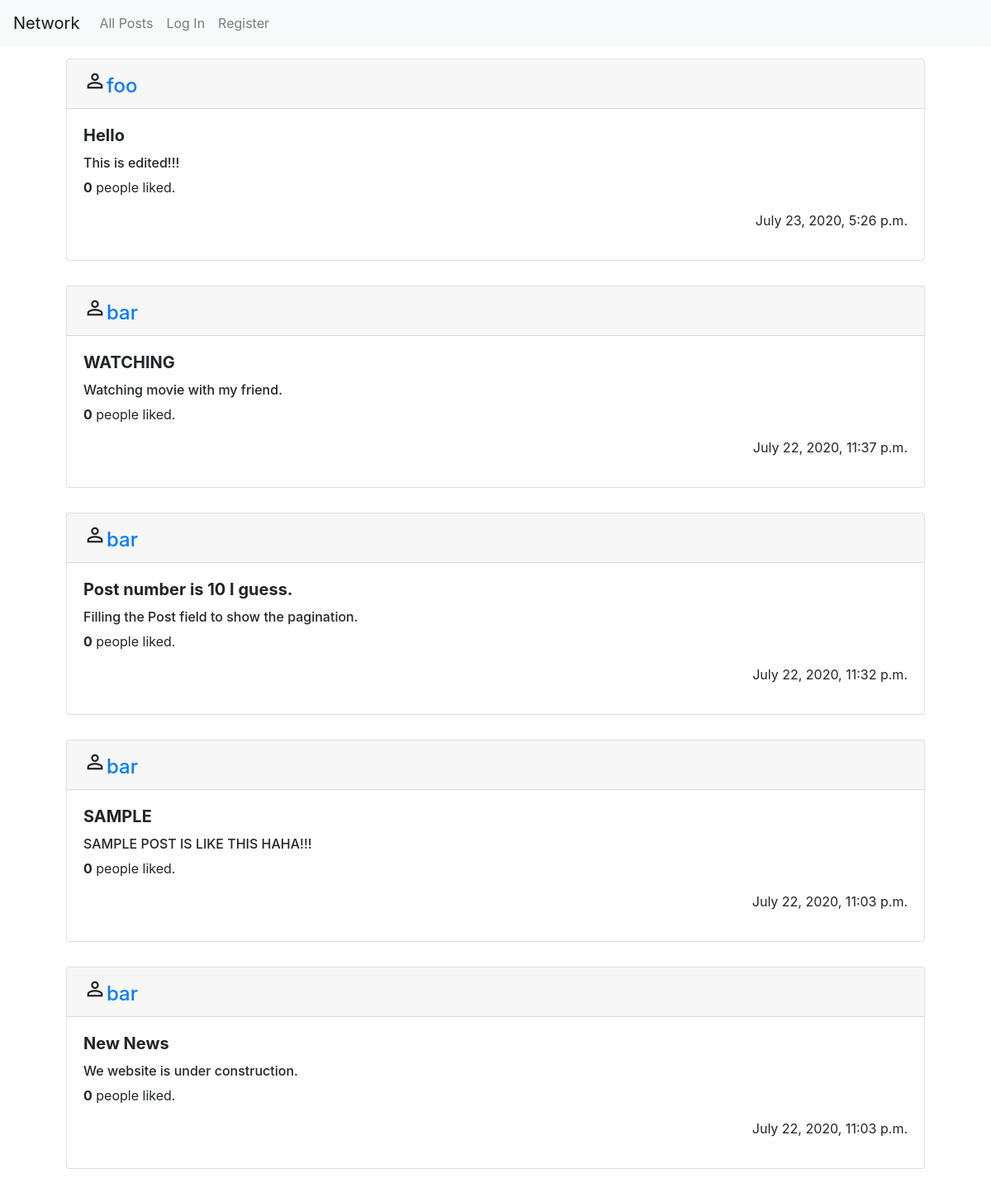
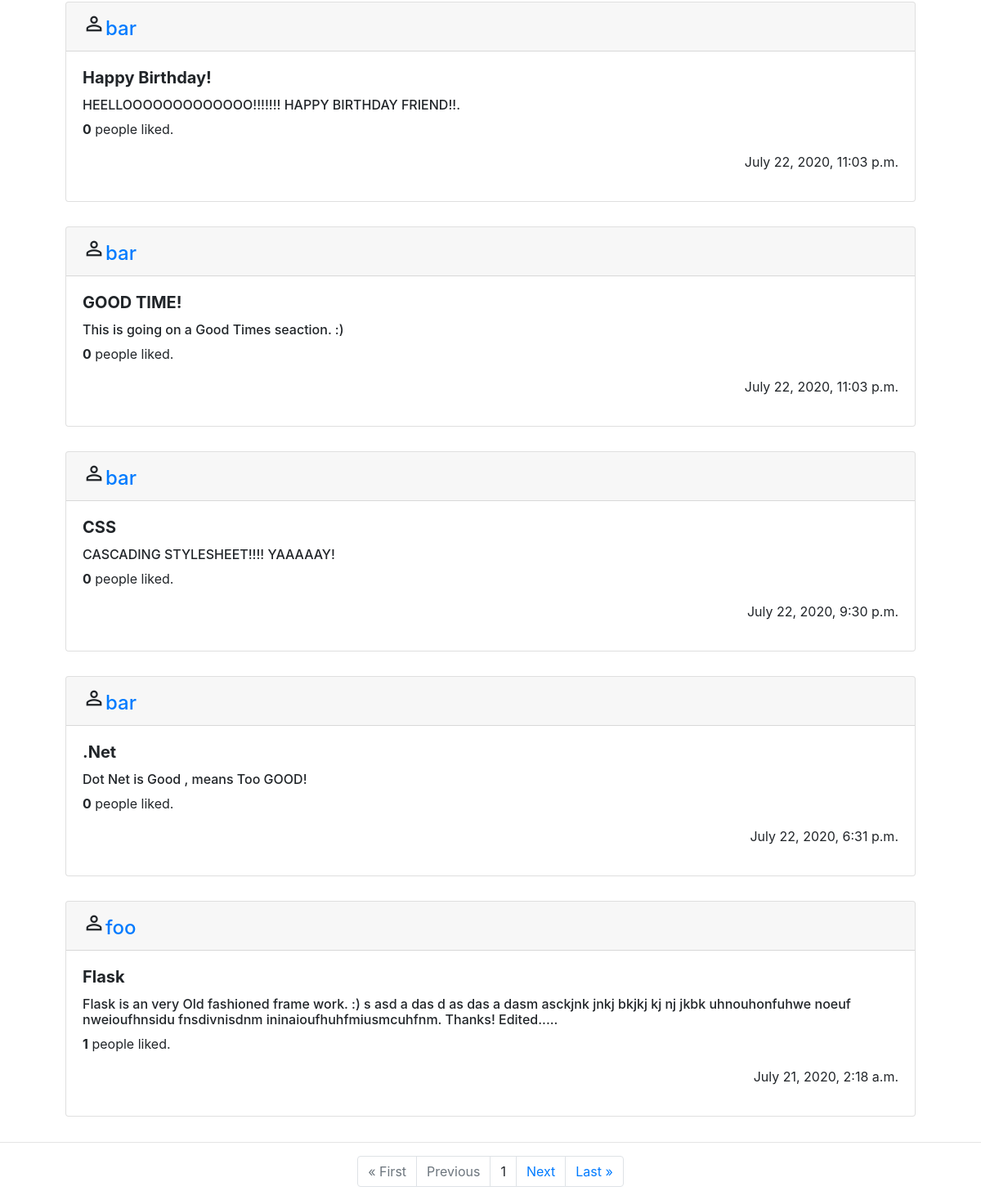
The page / on the database its author committed (2 pictures, top to bottom).
### network/models.py (models this page shows, shortened)
class Post(models.Model):
    user = models.ForeignKey(User,on_delete = models.CASCADE,related_name="creator")
    title = models.CharField(max_length = 500)
    post = models.TextField()
    liked = models.ManyToManyField(User,blank = True, default = None,related_name="likers")
    time = models.DateTimeField(default = datetime.now())

class User(AbstractUser):
    pass

### network/views.py (the view)
# urls.py: path("", views.index, name="index"),
def index(request):
    posts = Post.objects.all().order_by('-time')
    p = Paginator(posts, 10)
    pnumber = request.GET.get('page')
    obj = p.get_page(pnumber)
    return render(request, "network/index.html",{"obj": obj})

### network/templates/network/index.html (shortened to what this page needs)
{% extends "network/layout.html" %}
{% block body %}
  <div id="all-posts">
    {% for post in obj %}
    <div class="col d-flex justify-content-center">
    <div class="card" style="width: 65rem; margin: 15px 0px;">
    <h4 class="card-header"><span class="material-icons" style="font-size:28px;">perm_identity</span><a href="/profile/{{post.user.username}}">{{post.user.username}}</a></h4>
      <div class="card-body" style="border: 3px;">
            <h5 class="card-title"><strong>{{post.title}}</strong></h5>
            <h6 class="card-text">{{post.post}}</h6>
        {% if user.is_authenticated %}
          {% if request.user == post.user %}
            <a href="/edits/{{post.id}}" method="GET" id="edit" class="btn btn-dark" >Edit</a>
            <p><strong>{{post.liked.all.count}}</strong> people liked.</p>
          {% elif request.user in post.liked.all %}
             <a class="like" href="#" data-catid="{{ post.id }}" id="{{post.id}}" data-total="{{post.liked.all.count}}"  data-value="Unlike" value="submit"><i class="fa fa-thumbs-up" id="heart{{post.id}}" style="margin-right: 4px; color:blue;"></i><span id="liked{{post.id}}">{{post.liked.all.count}}</span></a>
          {% else %}
            <a class="like" href="#" data-catid="{{ post.id }}" id="{{post.id}}" data-total="{{post.liked.all.count}}"  data-value="Like" value="submit"><i class="fa fa-thumbs-up" id="heart{{post.id}}" style="margin-right: 4px; color:black;"></i><span id="liked{{post.id}}">{{post.liked.all.count}}</span></a>
          {% endif %}
        {% else %}
          <p><strong>{{post.liked.all.count}}</strong> people liked.</p>
        {% endif %}
          <p class="time" style="float:right;">{{post.time}}</p>
      </div>
    </div>
    </div>
    {% endfor %}
    <hr>
       <div class="container">
         <ul class="pagination justify-content-center">
       {% if obj.has_previous %}
         <li class="page-item"><a href="?page=1" class="page-link">&laquo; First</a></li>
         <li class="page-item"><a href="?page={{ obj.previous_page_number }}" class="page-link">Previous</a></li>
       {% else %}
         <li class="page-item disabled"><a class="page-link">&laquo; First</a></li>
         <li class="page-item disabled"><a class="page-link">Previous</a></li>
       {% endif %}
         <li class="page-item"><a class="page-link">{{ obj.number }}</a></li>
        {% if obj.has_next %}
           <li class="page-item"><a href="?page={{ obj.next_page_number }}" class="page-link">Next</a></li>
           <li class="page-item"><a href="?page={{ obj.paginator.num_pages }}" class="page-link">Last &raquo;</a></li>
      {% else %}
           <li class="page-item disabled"><a class="page-link">Next</a></li>
           <li class="page-item disabled"><a class="page-link">Last &raquo;</a></li>
     {% endif %}
           </ul>
       </div>
  </div>
{% endblock %}

### network/templates/network/layout.html (shortened to what this page needs)
{% load static %}
<!DOCTYPE html>
<html lang="en">
    <head>
        <link rel="stylesheet" href="https://stackpath.bootstrapcdn.com/bootstrap/4.4.1/css/bootstrap.min.css">
        <link href="{% static 'network/styles.css' %}" rel="stylesheet">
        <link rel="stylesheet" href="https://cdnjs.cloudflare.com/ajax/libs/font-awesome/4.7.0/css/font-awesome.min.css">
    </head>
    <body>
        <nav class="navbar navbar-expand-lg navbar-light bg-light">
            <a class="navbar-brand" href="{% url 'index' %}">Network</a>
            <div>
              <ul class="navbar-nav mr-auto">
                <li class="nav-item">
                  <a class="nav-link" href="{% url 'index' %}">All Posts</a>
                </li>
                {% if user.is_authenticated %}
                    <li class="nav-item">
                        <a class="nav-link" href="/following">Following</a>
                    </li>
                    <li class="nav-item">
                        <a class="nav-link" onclick="createPost();" href="javascript:void(0);">Create Post</a>
                    </li>
                    <li class="nav-item">
                        <a class="nav-link" href="{% url 'logout' %}">Log Out</a>
                    </li>
                {% else %}
                    <li class="nav-item">
                        <a class="nav-link" href="{% url 'login' %}">Log In</a>
                    </li>
                    <li class="nav-item">
                        <a class="nav-link" href="{% url 'register' %}">Register</a>
                    </li>
                {% endif %}
              </ul>
            </div>
          </nav>
        <div class="body">
            {% block body %}
            {% endblock %}
        </div>
    </body>
</html>

### network/static/network/styles.css (style rules this page uses)
span { cursor: pointer; }

### rows shown on the page
Post: user.username "foo", title "Hello", post "This is edited!!!", liked.all.count "0", time "July 23, 2020, 5:26 p.m."
Post: user.username "bar", title "WATCHING", post "Watching movie with my friend.", liked.all.count "0", time "July 22, 2020, 11:37 p.m."
Post: user.username "bar", title "Post number is 10 I guess.", post "Filling the Post field to show the pagination.", liked.all.count "0", time "July 22, 2020, 11:32 p.m."
Post: user.username "bar", title "SAMPLE", post "SAMPLE POST IS LIKE THIS HAHA!!!", liked.all.count "0", time "July 22, 2020, 11:03 p.m."
Post: user.username "bar", title "New News", post "We website is under construction.", liked.all.count "0", time "July 22, 2020, 11:03 p.m."
Post: user.username "bar", title "Happy Birthday!", post "HEELLOOOOOOOOOOOOO!!!!!!! HAPPY BIRTHDAY FRIEND!!.", liked.all.count "0", time "July 22, 2020, 11:03 p.m."
Post: user.username "bar", title "GOOD TIME!", post "This is going on a Good Times seaction. :)", liked.all.count "0", time "July 22, 2020, 11:03 p.m."
Post: user.username "bar", title "CSS", post "CASCADING STYLESHEET!!!! YAAAAAY!", liked.all.count "0", time "July 22, 2020, 9:30 p.m."
Post: user.username "bar", title ".Net", post "Dot Net is Good , means Too GOOD!", liked.all.count "0", time "July 22, 2020, 6:31 p.m."
Post: user.username "foo", title "Flask", post "Flask is an very Old fashioned frame work. :) s asd a das d as das a dasm asckjnk jnkj bkjkj kj nj jkbk uhnouhonfuhwe noeuf nweioufhnsidu fnsdivnisdnm ininaioufhuhfmiusmcuhfnm. Thanks! Edited.....", liked.all.count "1", time "July 21, 2020, 2:18 a.m."

### other values the page prints
{{ obj.number }} "1"
